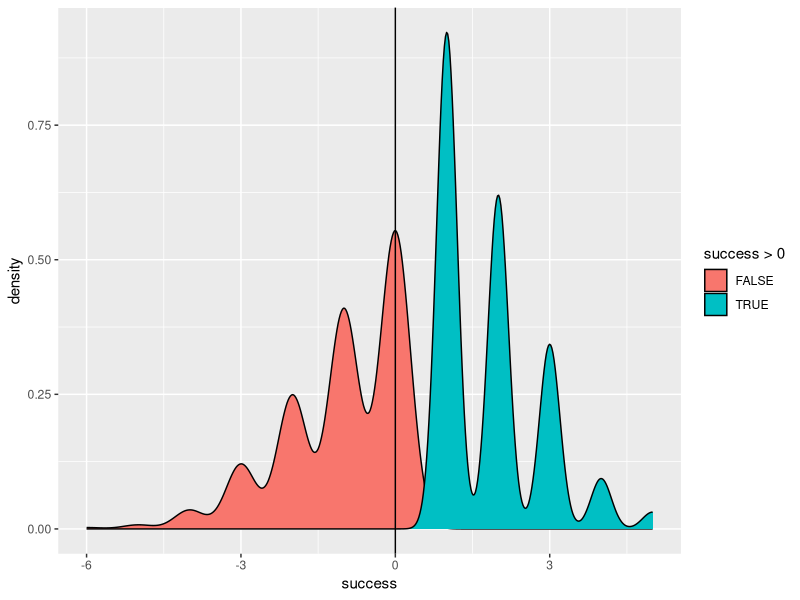
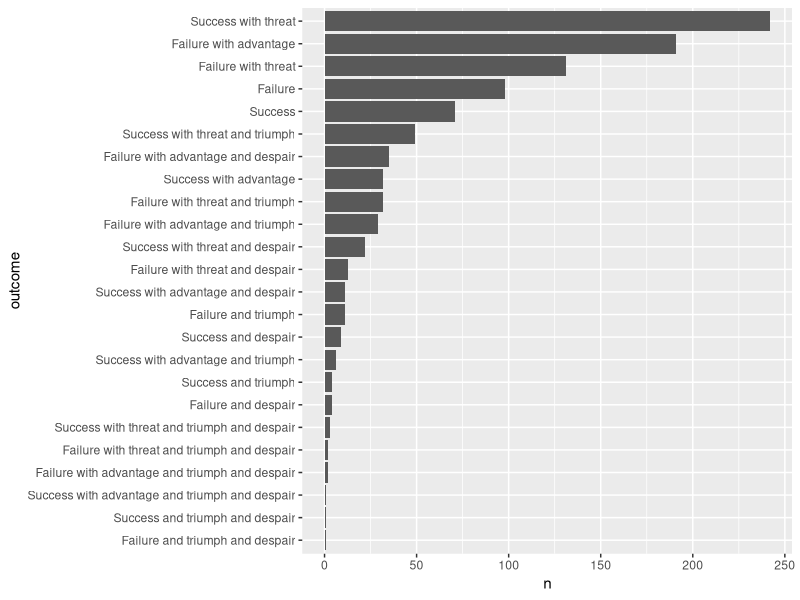

Source code (R) for these figures, in order:
library(purrr)
library(ggplot2)
# Set up dice sides
sides <- list(
    # Positive dice - boost, ability, proficiency
    "b" = 6,
    "a" = 8,
    "p" = 12,
    # Negative dice - setback, difficulty, challenge
    "s" = 6,
    "d" = 8,
    "c" = 12
)

# Define positive dice ---------------------------------------------------------
successes <- list(
    # Positive dice only - boost, ability, proficiency
    "b" = c(0, 0 , 1, 1, 0, 0),
    "a" = c(0, 1, 1, 2, 0, 0, 1, 0),
    "p" = c(0, 1, 1, 2, 2, 0, 1, 1, 1, 0, 0, 1)
)

advantages <- list(
    # Positive dice only - boost, ability, proficiency
    "b" = c(0, 0, 0, 1, 2, 1),
    "a" = c(0, 0, 0, 0, 1, 1, 1, 2),
    "p" = c(0, 0, 0, 0, 0, 1, 1, 1, 1, 2, 2, 0)
)

triumphs <- list("p" = c(rep(0, 11), 1))

# Define positive dice ---------------------------------------------------------
failures <- list(
    "s" = c(0, 0 , 1, 1, 0, 0),
    "d" = c(0, 1, 2, 0, 0, 0, 0, 1),
    "c" = c(0, 1, 1, 2, 2, 0, 0, 1, 1, 0, 0, 1)
)

threat <- list(
    "s" = c(0, 0 , 0, 0, 1, 1),
    "d" = c(0, 0, 0, 1, 1, 1, 2, 1),
    "c" = c(rep(0, 5), rep(1, 4), 2, 2, 0)
)

despair <- list("c" = c(rep(0, 11), 1))

`%||%` <- rlang::`%||%`
# Functions ---------------------------------------------------------------
roll_die <- function(die) {
    side <- sample(sides[[die]], 1)
    c(
        # Positive results
        suc = successes[[die]][[side]] %||% 0,
        adv = advantages[[die]][[side]] %||% 0,
        tri = triumphs[[die]][[side]] %||% 0,

        # Negative results
        fail = failures[[die]][[side]] %||% 0,
        thre = threat[[die]][[side]] %||% 0,
        desp = despair[[die]][[side]] %||% 0
    )
}

roll_dice <- function(die, times) {
    if ( times == 0 ) {
        c(
            # Positive results
            suc = 0,
            adv = 0,
            tri = 0,
            # Negative results
            fail = 0,
            thre = 0,
            desp = 0
        )
    } else {
        .out <- purrr::map(seq_len(times), ~roll_die(die))
        tapply(unlist(.out), names(unlist(.out)), sum, default = 0L)
    }
}



roll_pool <- function(b = 0, a = 0, p = 0, s = 0, d = 0, c = 0) {
    dice <- list(b, a, p, s, d, c)
    dice <- purrr::set_names(dice, c("b", "a", "p", "s", "d", "c"))
    dice %>%
        purrr::imap(~roll_dice(.y, .x)) %>%
        purrr::map(t) %>%
        purrr::map_dfr(tibble::as_tibble) %>%
        colSums()
}

process_pool <- function(pool_results) {
    pool <- pool_results
    net_success <- pool[["suc"]] - pool[["fail"]]
    net_adv <- pool[["adv"]] - pool[["thre"]]
    c(
        success = net_success,
        advantage = net_adv,
        triumph = pool[["tri"]],
        despair = pool[["desp"]]
        )
}

simulate_pool <- function(times = 100, b = 0, a = 0, p = 0, s = 0, d = 0, c = 0) {
    times <- seq_len(times)
    pools <- purrr::map(times, ~roll_pool(b, c, p, s, d, c))
    processed <- purrr::map(pools, process_pool)
    transf <- purrr::map(processed, t)
    purrr::map_dfr(transf, tibble::as_tibble)
}

res <- simulate_pool(1000, a = 2, p = 2, s = 1, d = 2, c = 1)
ggplot(res, aes(success, fill = success > 0)) +
    geom_density() +
    geom_vline(xintercept = 0)


outcomes <- res %>%
    dplyr::mutate(
        so = dplyr::if_else(success > 0, "Success", "Failure"),
        sa = dplyr::case_when(
            advantage == 0 ~ "",
            advantage > 0 ~ "with advantage",
            TRUE ~ "with threat"
        ),
        to = dplyr::if_else(triumph <= 0, "", "and triumph"),
        do = dplyr::if_else(despair <= 0, "", "and despair"),
        outcome = stringr::str_trim(stringr::str_squish(paste(so, sa, to, do)))
    ) %>%
    dplyr::count(outcome) %>%
    dplyr::arrange(desc(n)) %>%
    dplyr::mutate(outcome = forcats::fct_reorder(outcome, n))

ggplot(outcomes, aes(outcome, n)) +
    geom_col() +
    coord_flip()




